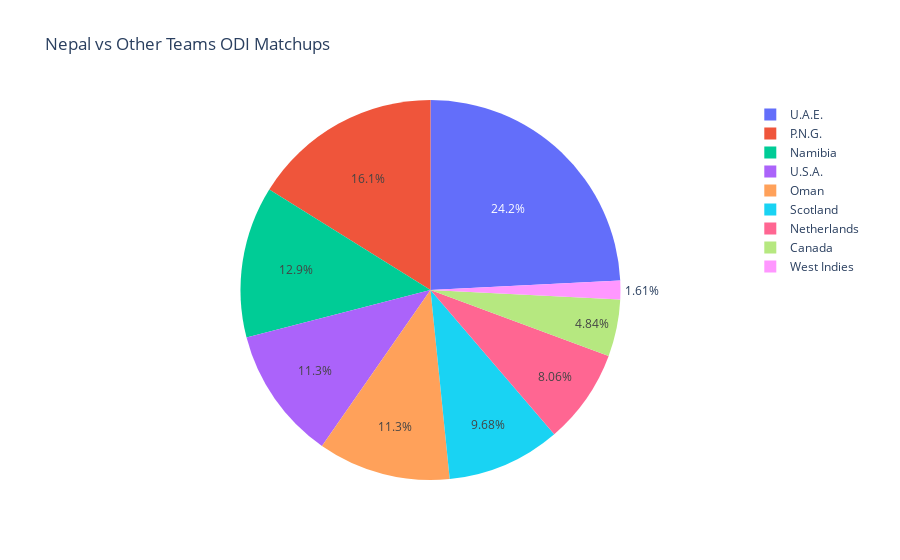
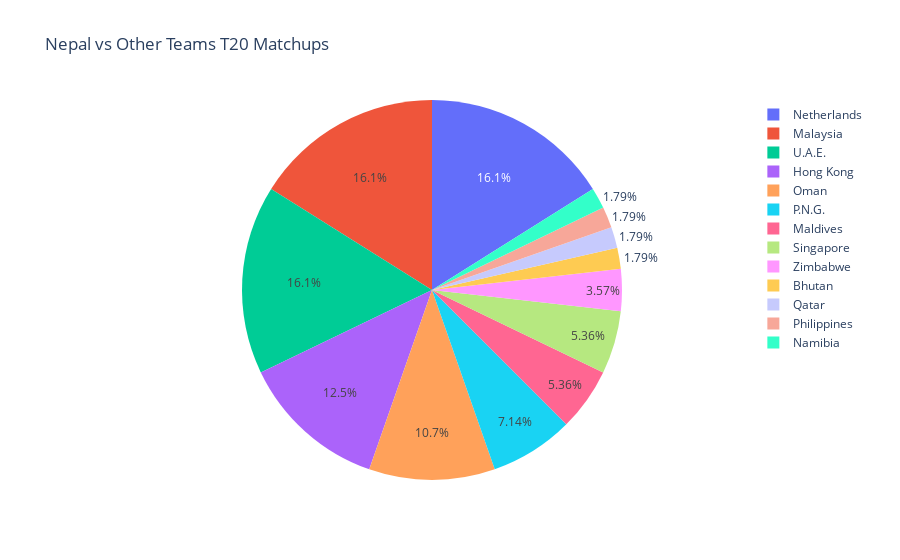

Notebook code cell kept with these figures, in order:
### Code cell
# Function to calculate matchups stats for all teams
def calculate_matchup_stats_all_teams(df, team1):
    matchups_stats_all_teams = pd.DataFrame(columns=['Opponent', 'Matches Won'])

    opponents = df['Team 2'].unique()
    opponents = [team for team in opponents if team != team1]  # Exclude own team

    for opponent in opponents:
        matchups = df[((df['Team 1'] == team1) & (df['Team 2'] == opponent)) | ((df['Team 1'] == opponent) & (df['Team 2'] == team1))]
        matchups_stats = matchups.groupby('Winner').size().reset_index(name='Matches Won')
        total_matches_won = matchups_stats['Matches Won'].sum() if not matchups_stats.empty else 0
        matchups_stats_all_teams = pd.concat([matchups_stats_all_teams, pd.DataFrame({'Opponent': [opponent], 'Matches Won': [total_matches_won]})])

    return matchups_stats_all_teams

# Create doughnut chart for ODI matchups (Nepal vs Other Teams)
nepal_vs_all_teams_odi = calculate_matchup_stats_all_teams(df_odi, 'Nepal')
fig_odi = px.pie(nepal_vs_all_teams_odi, names='Opponent', values='Matches Won', title='Nepal vs Other Teams ODI Matchups')
fig_odi.show()

# Create doughnut chart for T20 matchups (Nepal vs Other Teams)
nepal_vs_all_teams_t20 = calculate_matchup_stats_all_teams(df_t20, 'Nepal')
fig_t20 = px.pie(nepal_vs_all_teams_t20, names='Opponent', values='Matches Won', title='Nepal vs Other Teams T20 Matchups')
fig_t20.show()

### Figure 1 — Plotly figure (JSON) as saved in the notebook; plotly's stock layout.template omitted (floating-point values rounded to 4 significant figures)
{"data": [{"domain": {"x": [0, 1], "y": [0, 1]}, "hovertemplate": "Opponent=%{label}<br>Matches Won=%{value}<extra></extra>", "labels": ["U.A.E.", "U.S.A.", "Oman", "P.N.G.", "Scotland", "Netherlands", "West Indies", "Namibia", "Canada"], "legendgroup": "", "name": "", "showlegend": true, "type": "pie", "values": [15, 7, 7, 10, 6, 5, 1, 8, 3]}], "layout": {"legend": {"tracegroupgap": 0}, "title": {"text": "Nepal vs Other Teams ODI Matchups"}}}

### Figure 2 — Plotly figure (JSON) as saved in the notebook; plotly's stock layout.template omitted (floating-point values rounded to 4 significant figures)
{"data": [{"domain": {"x": [0, 1], "y": [0, 1]}, "hovertemplate": "Opponent=%{label}<br>Matches Won=%{value}<extra></extra>", "labels": ["P.N.G.", "Netherlands", "Maldives", "Bhutan", "Zimbabwe", "Qatar", "Malaysia", "U.A.E.", "Philippines", "Oman", "Singapore", "Hong Kong", "Namibia"], "legendgroup": "", "name": "", "showlegend": true, "type": "pie", "values": [4, 9, 3, 1, 2, 1, 9, 9, 1, 6, 3, 7, 1]}], "layout": {"legend": {"tracegroupgap": 0}, "title": {"text": "Nepal vs Other Teams T20 Matchups"}}}
